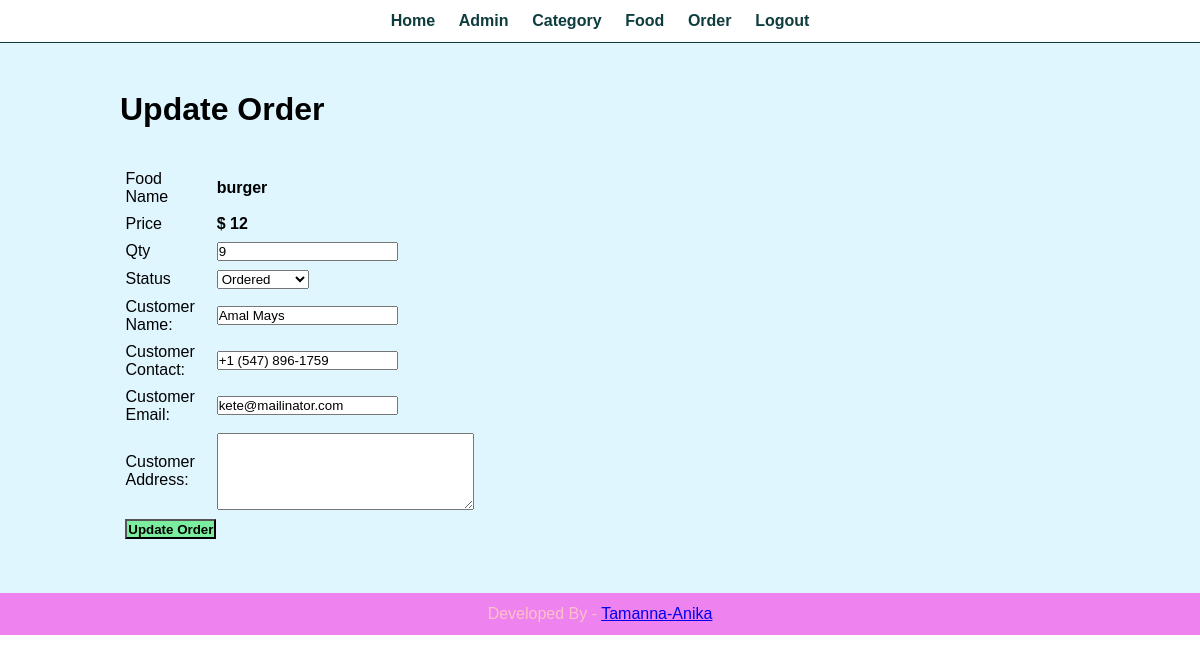
/admin/update-order.php?id=6 (signed in), run on the app's committed database.
### tables this page shows
CREATE TABLE `tbl_order` (
  `id` int(10) UNSIGNED NOT NULL,
  `food` varchar(150) NOT NULL,
  `price` varchar(255) NOT NULL,
  `qty` int(11) NOT NULL,
  `total` decimal(10,0) NOT NULL,
  `order_date` datetime NOT NULL,
  `status` varchar(10) NOT NULL,
  `customer_name` varchar(150) NOT NULL,
  `customer_contact` varchar(20) NOT NULL,
  `customer_email` varchar(150) NOT NULL,
  `customer_adress` varchar(255) NOT NULL
);

### admin/update-order.php (the view, shortened to what this page needs)
<?php include('partials/menu.php'); ?>
<div class="main-content">
    <div class="wrapper">
        <h1>Update Order</h1>
        <br><br>
        <?php
            if(isset($_GET['id']))
            {
                $id=$_GET['id'];
                $sql = "SELECT * FROM tbl_order WHERE id=$id";
                $res = mysqli_query($conn, $sql);
                $count = mysqli_num_rows($res);
                if($count==1)
                {
                    $row=mysqli_fetch_assoc($res);
                    $food = $row['food'];
                    $price = $row['price'];
                    $qty = $row['qty'];
                    $status = $row['status'];
                    $customer_name = $row['customer_name'];
                    $customer_contact = $row['customer_contact'];
                    $customer_email = $row['customer_email'];
                    $customer_address= $row['customer_address'];
                }
                else
                {
                    header('location:'.SITEURL.'admin/manage-order.php');
                }
            }
            else
            {
                header('location:'.SITEURL.'admin/manage-order.php');
            }
        ?>
        <form action="" method="POST">
            <table class="tbl-30">
                <tr>
                    <td>Food Name</td>
                    <td><b> <?php echo $food; ?> </b></td>
                </tr>
                <tr>
                    <td>Price</td>
                    <td>
                        <b> $ <?php echo $price; ?></b>
                    </td>
                </tr>
                <tr>
                    <td>Qty</td>
                    <td>
                        <input type="number" name="qty" value="<?php echo $qty; ?>">
                    </td>
                </tr>
                <tr>
                    <td>Status</td>
                    <td>
                        <select name="status">
                            <option <?php if($status=="Ordered"){echo "selected";} ?> value="Ordered">Ordered</option>
                        </select>
                    </td>
                </tr>
                <tr>
                    <td>Customer Name: </td>
                    <td>
                        <input type="text" name="customer_name" value="<?php echo $customer_name; ?>">
                    </td>
                </tr>
                <tr>
                    <td>Customer Contact: </td>
                    <td>
                        <input type="text" name="customer_contact" value="<?php echo $customer_contact; ?>">
                    </td>
                </tr>
                <tr>
                    <td>Customer Email: </td>
                    <td>
                        <input type="text" name="customer_email" value="<?php echo $customer_email; ?>">
                    </td>
                </tr>
                <tr>
                    <td>Customer Address: </td>
                    <td>
                        <textarea name="customer_address" cols="30" rows="5"><?php echo $customer_address; ?></textarea>
                    </td>
                </tr>
                <tr>
                    <td clospan="2">
                        <input type="submit" name="submit" value="Update Order" class="btn-secondary">
                    </td>
                </tr>
            </table>
        </form>
    </div>
</div>
<?php include('partials/footer.php'); ?>

### css/admin.css (style rules this page uses)
* { margin: 0; padding: 0; font-family: Arial, Helvetica, sans-serif; }
.wrapper { padding: 1%; width: 80%; margin: 0 auto; }
.tbl-30 { width: 30%; }
table tr td { padding: 1%; }
.btn-secondary { background-color: #7bed9f; padding: 1%; color: black; text-decoration: none; font-weight: bold; }
.main-content { background-color: #DFF6FF; padding: 3% 0; }

### data on the page
tbl_order: food "burger", price "12", qty "9", status "Ordered", customer_name "Amal Mays", customer_contact "+1 (547) 896-1759", customer_email "kete@mailinator.com"
